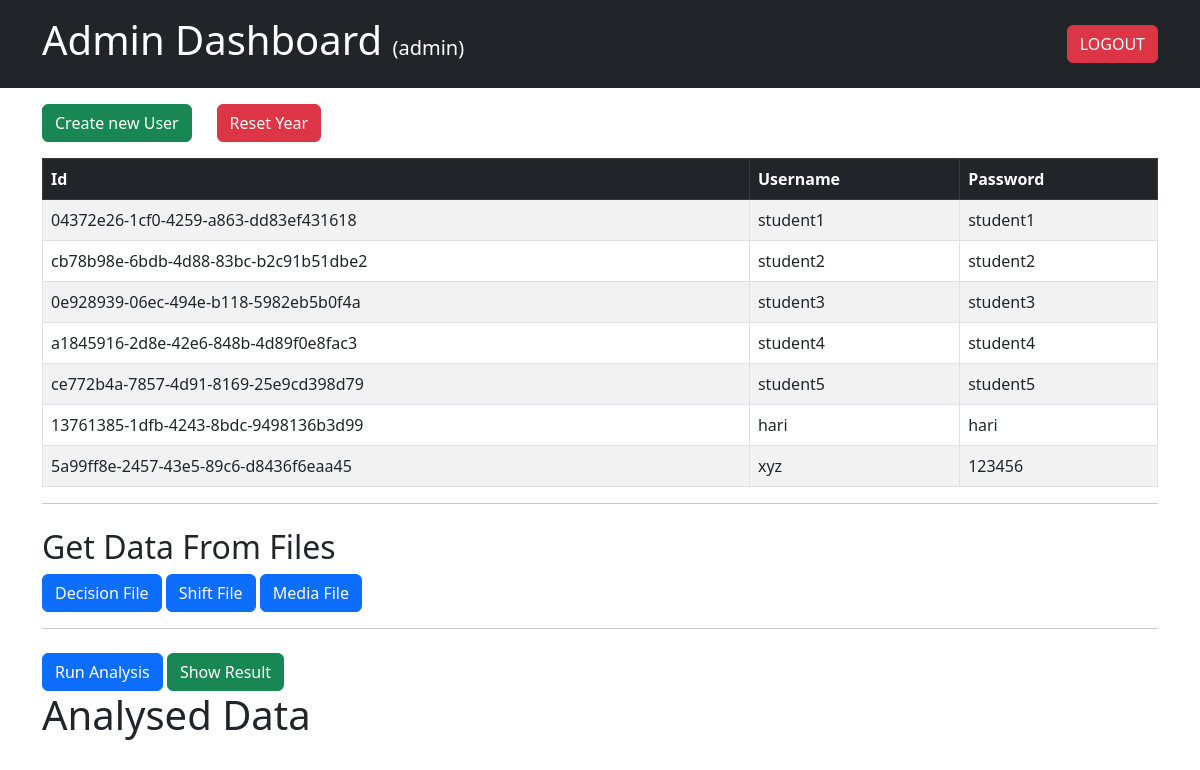
Page /admin (signed in) on the earlier database version.
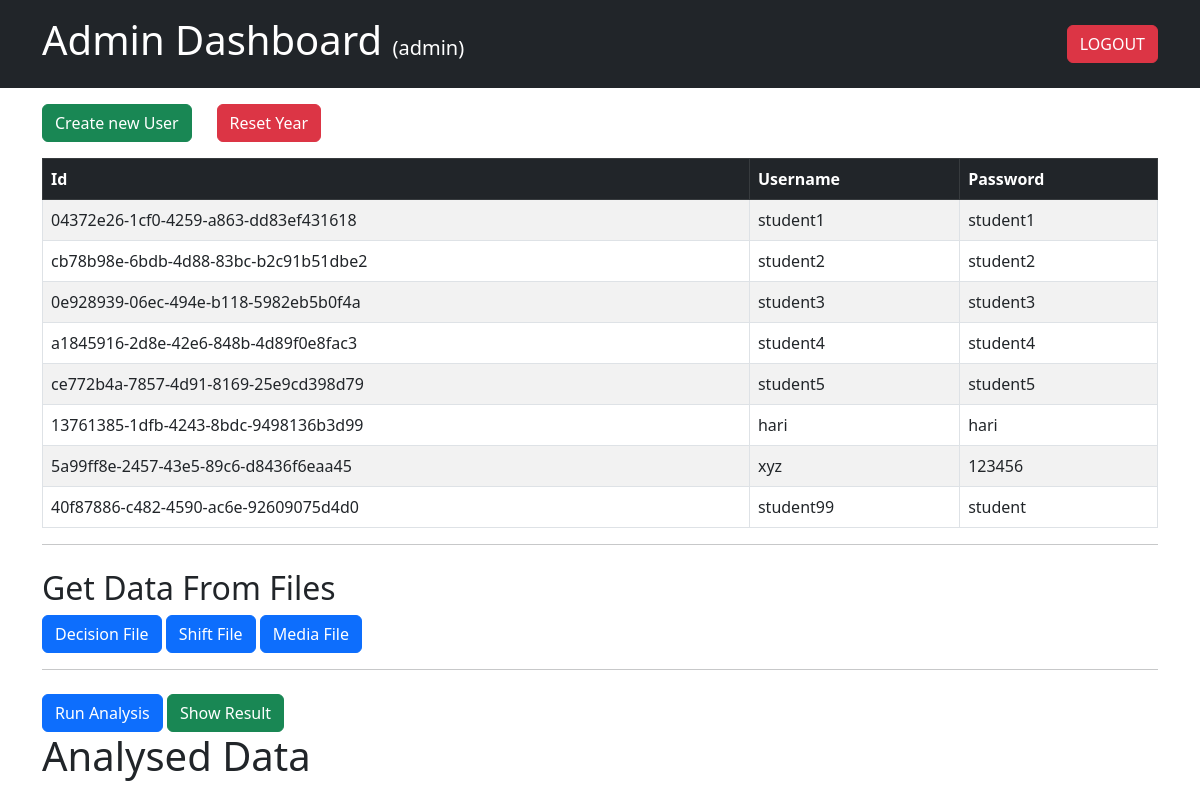
Same page on the later database version.
### tables this page shows
CREATE TABLE "users" (
	"id"	TEXT,
	"username"	TEXT,
	"password"	TEXT,
	"userType"	TEXT
, "analysedYear"	INTEGER);

### main.py (the view)
@app.route("/admin", methods=["GET", "POST"])
def admin_dashboard():
    if not session.get('user'):
        return redirect(url_for('signin'))
    if session.get('user')['userType'] != "admin":
        return redirect(url_for('signin'))
    users = getUsers(session.get("user")['username'])
    session["users_table"] = users
    connection = sqlite3.connect("user.db")
    cursor = connection.cursor()
    cursor.execute("SELECT allowAccess FROM YEARTABLE WHERE id = 1")
    allow_access = cursor.fetchall()[0][0]
    session['showResult'] = allow_access
    return render_template("admin_dashboard.html")

### main.py (called while the page is built)
def getUsers(username):
    connection = sqlite3.connect("user.db")
    cursor = connection.cursor()
    user = session.get('user')
    cursor.execute("SELECT * FROM USERS WHERE username != ?", (username,))
    users = cursor.fetchall()
    return users

### templates/admin_dashboard.html (shortened to what this page needs)
<!DOCTYPE html>
<html lang="en">
  <head>
    <link
      href="https://cdn.jsdelivr.net/npm/bootstrap@5.3.0/dist/css/bootstrap.min.css"
      rel="stylesheet"
    />
  </head>
  <body>
    <div class="bg-dark text-white">
      <div class="d-flex flex-row justify-content-between align-items-center py-3 container">
        <h1>Admin Dashboard <span class="lead">({{ session['user']['username'] | safe }})</span> </h1>
        <form action="/logout" method="post"><input type="submit" value="LOGOUT" class="btn btn-danger"></input></form>
      </div>
    </div>
    <div class="container">
      <div class="d-flex justify-content-between w-25 py-3">
      <a href="/signup" class="btn btn-success ">Create new User</a>
      <form action="/reset" method="get">
        <button  class="btn btn-danger ">Reset Year</button>
      </form>
      </div>
      <div>
        <table class="table table-bordered table-striped table-hover">
          <thead class="table-dark">
            <tr>
              <th scope="col">Id</th>
              <th scope="col">Username</th>
              <th scope="col">Password</th>
            </tr>
          </thead>
          <tbody>
            {% for user in session['users_table'] %}
              <tr>
                <td scope="row">{{ user[0] }}</td>
                <td>{{ user[1] }}</td>
                <td>{{ user[2] }}</td>
              </tr>
            {% endfor %}
          </tbody>
        </table>
      </div>
      <hr>
      <div class="section mt-4">
        <h2>Get Data From Files</h2>
        <form action="/get/file" method="post">
          <button type="submit" name="action" value="decision" class="btn btn-primary {% if session['file_name'] == 'decision' %} active {% endif %}">Decision File</button>
          <button type="submit" name="action" value="shift" class="btn btn-primary {% if session['file_name'] == 'shift' %} active {% endif %}">Shift File</button>
          <button type="submit" name="action" value="media" class="btn btn-primary {% if session['file_name'] == 'media' %} active {% endif %}">Media File</button>
        </form>
      </div>
      <hr>
      <div class="section mt-4">
        <form action="/run_r_script" method="get" class="d-inline-block"><input type="submit" value="Run Analysis" class="btn btn-primary "></input></form>
        <form action="/show_result_access" method="get" class="d-inline-block"><input type="submit" value="{% if session['showResult'] %}Hide{% else %}Show{% endif %} Result" class="btn btn-{% if session['showResult'] %}danger{% else %}success{% endif %}"></input></form>
        <h1>Analysed Data</h1>
      </div>
    </div>
  </body>
</html>

Differences in the rows shown:
added users: id "40f87886-c482-4590-ac6e-92609075d4d0", username "student99", password "student"
